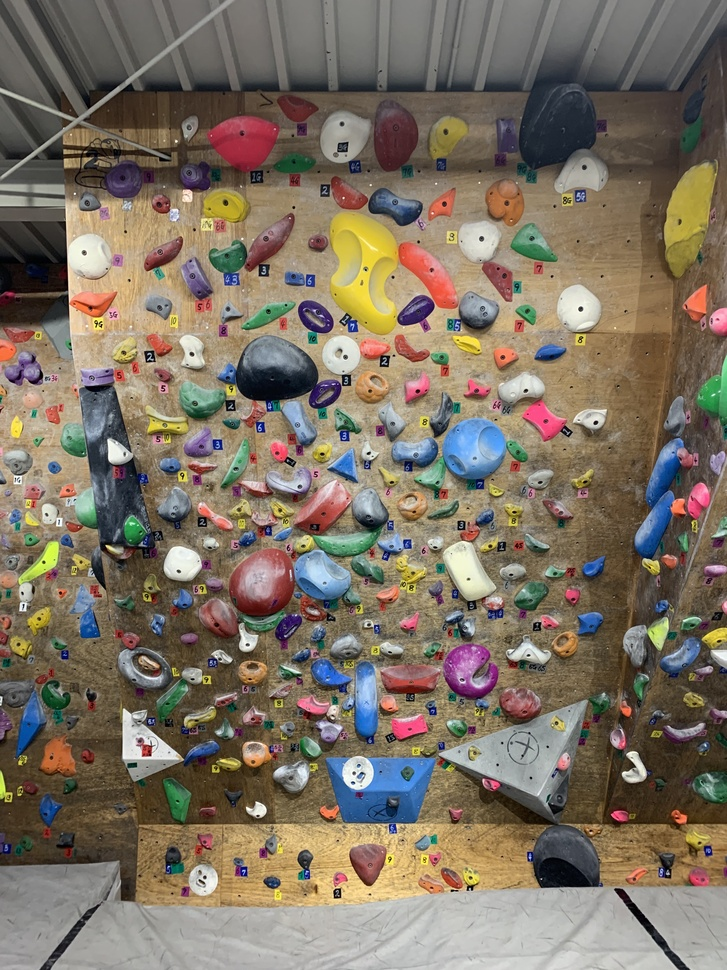
#> input picture work/files/target.jpg, 727 x 970 px, shrunk from 3024 x 4032 before the run
$ jupyter execute binarization.ipynb   (shell and % lines are left out)
#> lines starting #> are read from the running program, lines starting #| are printed output that depends on the picture
[cell 1]
import cv2 as cv
import matplotlib.pyplot as plt

[cell 2]
def show_img(src):
    # opencvの画像はBGR形式なのでRGBへ変換して表示する
    plt.imshow(cv.cvtColor(src, cv.COLOR_BGR2RGB))
    plt.show()

[cell 3]
image_file = 'files/target.jpg'
# 画像の読み込み
src = cv.imread(image_file, cv.IMREAD_COLOR)
#> src is the input picture: shape (970, 727, 3); mean B, G, R 99.5, 114.2, 125.6
# 元画像の表示
show_img(src)
# 画像の大きさ取得
height, width, channels = src.shape
#> height = 970; width = 727; channels = 3
# サイズの計算(配列)
image_size = height * width
#> image_size = 705190
# グレースケール
img_gray = cv.cvtColor(src, cv.COLOR_RGB2GRAY)
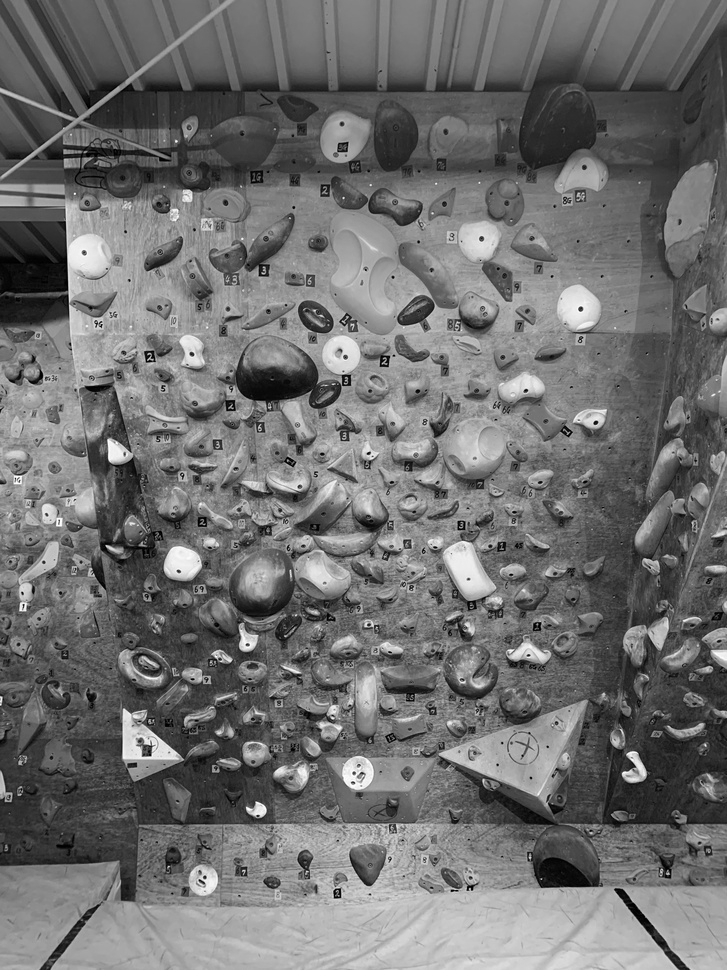
#> img_gray: shape (970, 727); min 0, max 255, mean 111.1
show_img(img_gray)
